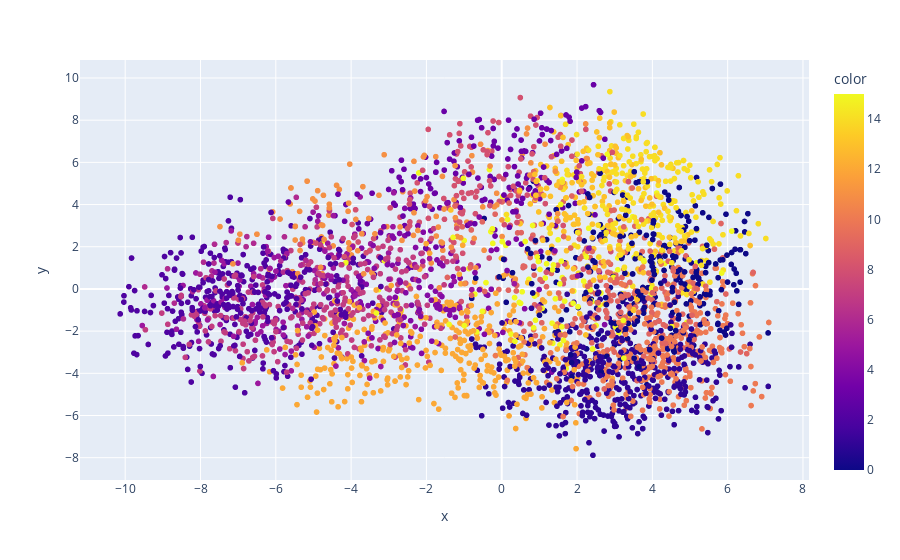

Notebook code cell kept with this figure:
### Markdown cell above
Now we can use k-means clustering with the PCA-reduced embeddings. Other clustering methods were attempted, such as DBSCAN and HDBSCAN, but the size of the dataset and these methods' rapidly scaling memory requirements led to the environment crashing

### Code cell
import plotly.express as px
from sklearn.cluster import MiniBatchKMeans

pca_visual = PCA(n_components=3)
reduced_pca2 = pca_visual.fit_transform(embeddings)

kmeans = MiniBatchKMeans(n_clusters=16, random_state=1, batch_size=256)
clusters = kmeans.fit_predict(reduced)

print(pd.Series(clusters).value_counts())
fig = px.scatter(x=reduced_pca2[:,0],y=reduced_pca2[:,1],color=clusters)
fig.show(config=config)

### Figure 1 — Plotly figure (JSON) as saved in the notebook; plotly's stock layout.template omitted (floating-point values rounded to 4 significant figures; data arrays with more than 128 entries replaced by an {"elided": "..."} marker saying what was removed)
{"data": [{"hovertemplate": "x=%{x}<br>y=%{y}<br>color=%{marker.color}<extra></extra>", "legendgroup": "", "marker": {"color": {"elided": "3597 int values"}, "coloraxis": "coloraxis", "symbol": "circle"}, "mode": "markers", "name": "", "showlegend": false, "type": "scattergl", "x": {"elided": "3597 float values"}, "xaxis": "x", "y": {"elided": "3597 float values"}, "yaxis": "y"}], "layout": {"coloraxis": {"colorbar": {"title": {"text": "color"}}, "colorscale": [[0, "#0d0887"], [0.1111, "#46039f"], [0.2222, "#7201a8"], [0.3333, "#9c179e"], [0.4444, "#bd3786"], [0.5556, "#d8576b"], [0.6667, "#ed7953"], [0.7778, "#fb9f3a"], [0.8889, "#fdca26"], [1, "#f0f921"]]}, "legend": {"tracegroupgap": 0}, "margin": {"t": 60}, "xaxis": {"anchor": "y", "domain": [0, 1], "title": {"text": "x"}}, "yaxis": {"anchor": "x", "domain": [0, 1], "title": {"text": "y"}}}}
